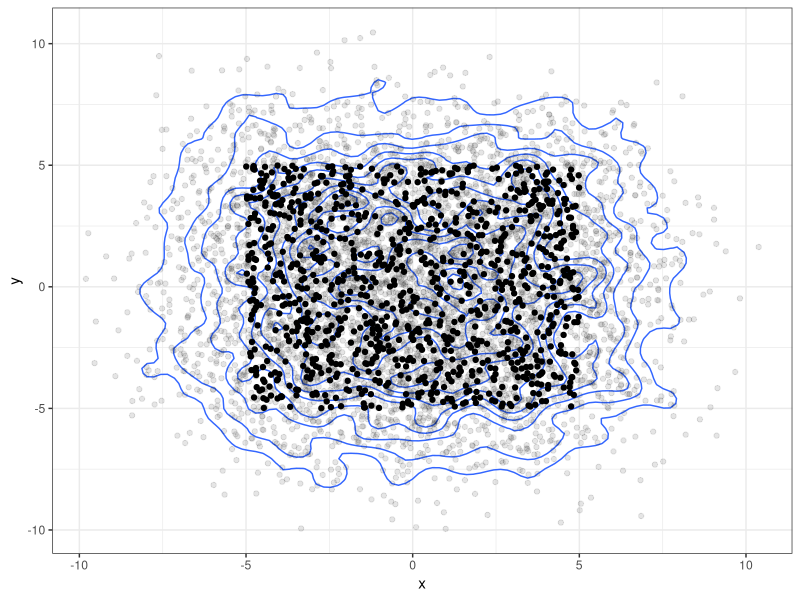
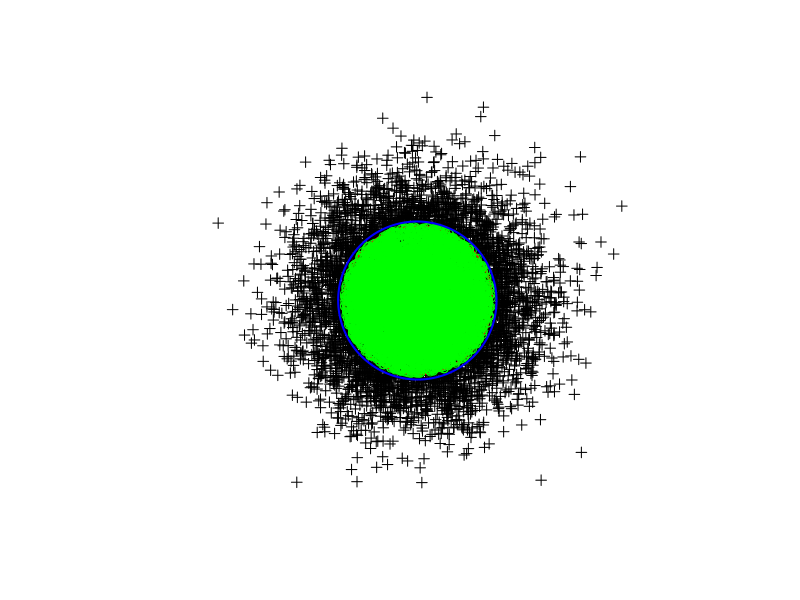

Write R code to recreate these figures, in order.
library(ggplot2)
library(sp)
library(mixtools)

set.seed(2)

N <- 1000
SD <- 2

xy <- data.frame(x = runif(N, min = -5, max = 5),
                 y = runif(N, min = -5, max = 5))

SS <- 5000
ss <- data.frame(x = rnorm(SS, mean = xy$x, sd = SD),
                 y = rnorm(SS, mean = xy$y, sd = SD)
)


ggplot(ss, aes(x = x, y = y)) +
  theme_bw() +
  geom_density2d(h = 1.5) +
  geom_point(alpha = 0.1) +
  geom_point(data = xy, aes(x = x, y = y))

#####

# koliko točk je znotraj 1 SD?
N <- 10000
set.seed(357)
xy <- data.frame(x = rnorm(n = N, mean = 0, sd = 1),
                 y = rnorm(n = N, mean = 0, sd = 1))

# SD ni preprosto SD_x ali SD_y, ampak SD_x + SD_y + 2*korelacija(x,y) * cov_x * cov_y
# https://www.probabilitycourse.com/chapter5/5_3_2_bivariate_normal_dist.php
radius <- sqrt(sum(diag(var(xy))) + (2 * cor(xy$x, xy$y) * sd(xy$x) * sd(xy$y)))

theta <- seq (0, 2 * pi, length = 1000)
krog <- data.frame(x = radius * cos(theta),
                   y = radius * sin(theta))

sp.krog <- SpatialPolygons(list(Polygons(list(Polygon(krog)), ID = 1)))

sp.xy <- xy
coordinates(sp.xy) <- ~ x + y

plot(sp.xy, asp = 1)
plot(sp.krog, lwd = 2, border = "red", add = TRUE, col = NA)

pins <- over(x = sp.xy, y = sp.krog)
sum(pins, na.rm = TRUE)/N
pins[is.na(pins)] <- FALSE

points(sp.xy[pins == 1, ], col = "green")

# poskus s tole kodo iz mixtools::ellipse:
# http://stats.stackexchange.com/a/36023/144
# plot(sp.xy, asp = 1)
# plot(sp.krog, lwd = 2, border = "red", add = TRUE, col = NA)

es <- eigen(cov(xy))
e1 <- es$vec %*% diag(sqrt(es$val))
r1 <- sqrt(qchisq(0.68, 2)) # 1 SD
theta <- seq(0, 2 * pi, len = 2000)
v1 <- cbind(r1 * cos(theta), r1 * sin(theta))
pts <- t(colMeans(xy) - (e1 %*% t(v1)))
colnames(pts) <- c("x", "y")
sp.krog2 <- SpatialPolygons(list(Polygons(list(Polygon(pts)), ID = 1)))

# plot(sp.xy, asp = 1)
lines(pts, col = "blue", lwd = 2)

pins <- over(x = sp.xy, y = sp.krog2)
sum(pins, na.rm = TRUE)/N
